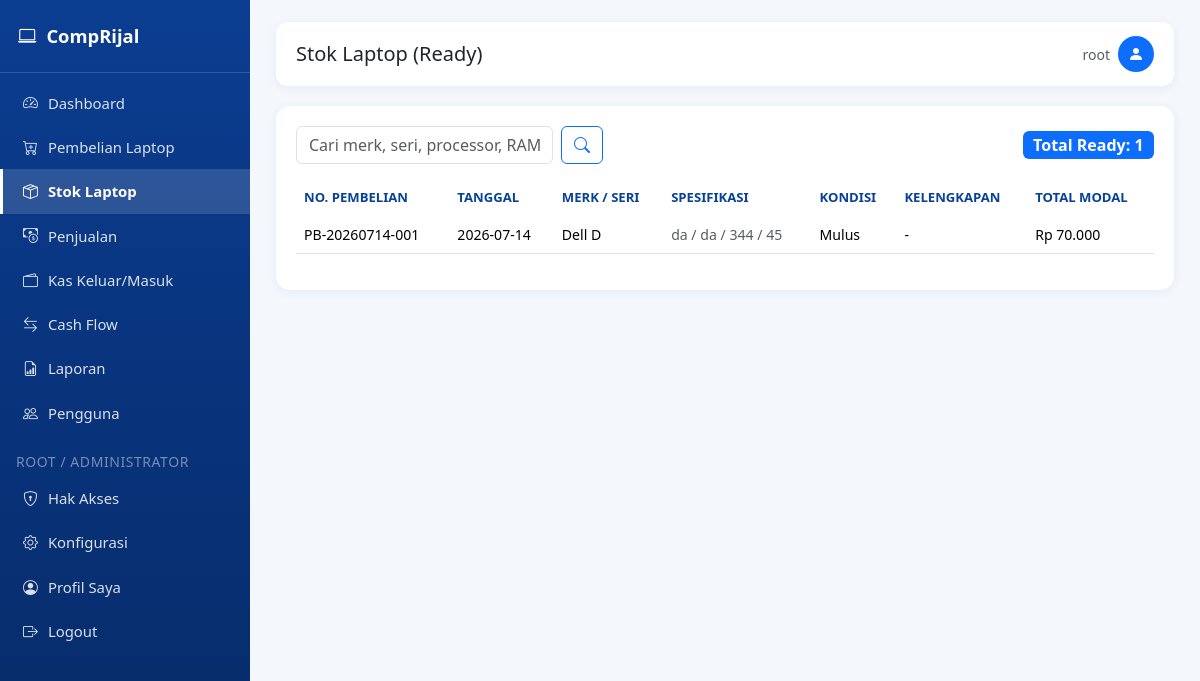
The app's page /stok (signed in), older data.
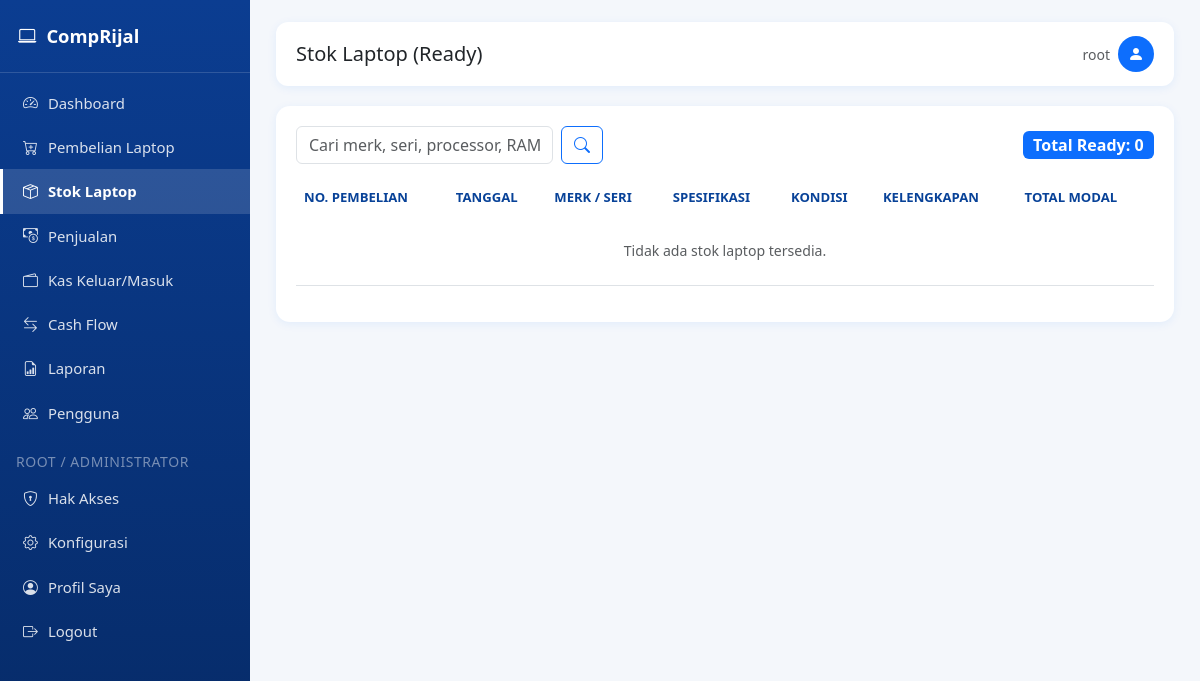
The same page, newer data.
### tables this page shows
CREATE TABLE laptop (
            id INTEGER PRIMARY KEY AUTOINCREMENT,
            nomor_pembelian TEXT UNIQUE NOT NULL,
            tanggal TEXT NOT NULL,
            merk TEXT,
            seri TEXT,
            processor TEXT,
            ram TEXT,
            storage TEXT,
            vga TEXT,
            warna TEXT,
            kondisi TEXT,
            kelengkapan TEXT,
            charger TEXT,
            tas TEXT,
            garansi TEXT,
            imei TEXT,
            harga_beli REAL DEFAULT 0,
            biaya_servis REAL DEFAULT 0,
            biaya_upgrade REAL DEFAULT 0,
            biaya_lain REAL DEFAULT 0,
            total_modal REAL DEFAULT 0,
            supplier TEXT,
            no_hp TEXT,
            catatan TEXT,
            status TEXT DEFAULT 'Ready',
            created_at TEXT DEFAULT CURRENT_TIMESTAMP
        );

### app.py (the view)
@app.route("/stok")
@page_required("stok")
def stok_list():
    q = request.args.get("q", "").strip()
    conn = get_db_connection()
    base = "SELECT * FROM laptop WHERE status='Ready'"
    params = []
    if q:
        like = f"%{q}%"
        base += """ AND (merk LIKE ? OR seri LIKE ? OR processor LIKE ? OR ram LIKE ?
                   OR storage LIKE ? OR imei LIKE ?)"""
        params = [like, like, like, like, like, like]
    base += " ORDER BY id DESC"
    rows = conn.execute(base, params).fetchall()
    conn.close()
    return render_template("stok_list.html", rows=rows, q=q)

### app.py (called while the page is built)
def page_required(page_key):
    def wrapper(f):
        @wraps(f)
        def decorated(*args, **kwargs):
            if "user_id" not in session:
                flash("Silakan login terlebih dahulu.", "warning")
                return redirect(url_for("login"))
            if not has_page_access(session["user_id"], session.get("role"), page_key):
                flash("Anda tidak memiliki hak akses ke halaman ini. Hubungi administrator.", "danger")
                return redirect(url_for("dashboard"))
            return f(*args, **kwargs)
        return decorated
    return wrapper

def can_access_page(page_key: str) -> bool:
    if "user_id" not in session:
        return False
    if page_key in {"konfigurasi", "hak_akses"}:
        return session.get("role") in ("root", "administrator")
    return has_page_access(session["user_id"], session.get("role"), page_key)

@app.context_processor
def inject_globals():
    return {
        "rp": reports.rp,
        "current_year": datetime.now().year,
        "now_date": datetime.now().strftime("%Y-%m-%d"),
        "app_settings": get_all_settings(),
        "can_access_page": can_access_page,
    }

### templates/stok_list.html (shortened to what this page needs)
{% extends "base.html" %}
{% block page_title %}Stok Laptop (Ready){% endblock %}
{% block content %}
<div class="card-panel">
    <div class="d-flex flex-wrap justify-content-between align-items-center gap-2 mb-3">
        <form class="d-flex gap-2" method="GET">
            <input type="text" class="form-control" name="q" value="{{ q }}" placeholder="Cari merk, seri, processor, RAM, storage, IMEI...">
            <button class="btn btn-outline-primary"><i class="bi bi-search"></i></button>
        </form>
        <span class="badge bg-primary fs-6">Total Ready: {{ rows|length }}</span>
    </div>
    <div class="table-responsive">
        <table class="table table-hover align-middle">
            <thead>
                <tr>
                    <th>No. Pembelian</th>
                    <th>Tanggal</th>
                    <th>Merk / Seri</th>
                    <th>Spesifikasi</th>
                    <th>Kondisi</th>
                    <th>Kelengkapan</th>
                    <th>Total Modal</th>
                </tr>
            </thead>
            <tbody>
                {% for r in rows %}
                <tr>
                    <td>{{ r.nomor_pembelian }}</td>
                    <td>{{ r.tanggal }}</td>
                    <td>{{ r.merk }} {{ r.seri }}</td>
                    <td class="small text-muted">{{ r.processor }} / {{ r.ram }} / {{ r.storage }} / {{ r.vga or '-' }}</td>
                    <td>{{ r.kondisi or '-' }}</td>
                    <td class="small">{{ r.kelengkapan or '-' }}</td>
                    <td>{{ rp(r.total_modal) }}</td>
                </tr>
                {% else %}
                <tr><td colspan="7" class="text-center text-muted py-4">Tidak ada stok laptop tersedia.</td></tr>
                {% endfor %}
            </tbody>
        </table>
    </div>
</div>
{% endblock %}

Row changes from the older to the newer data that the page shows:
no longer on this page (row edited): laptop: nomor_pembelian "PB-20260714-001", tanggal "2026-07-14", merk "Dell", seri "D", processor "da", ram "da", storage "344", vga "45", kondisi "Mulus", kelengkapan "-", total_modal "Rp 70.000"
Text that changed along with them:
{{ rows|length }}: "1" → "0"
text now shown: "Tidak ada stok laptop tersedia."
